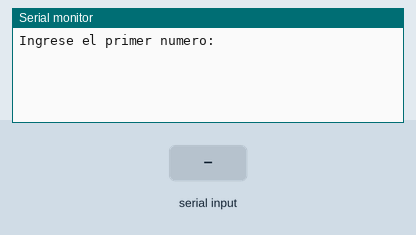
Simulated run of this sketch. Board: Arduino Uno, built with avr-gcc and run on an emulated ATmega328P. Shown: the last lines printed to the serial monitor. The inputs (shaded band) are chosen by the test bench.

Above: at 1.2 s.
1.3 s: "90,45\n" received over Serial
At 2.1 s:
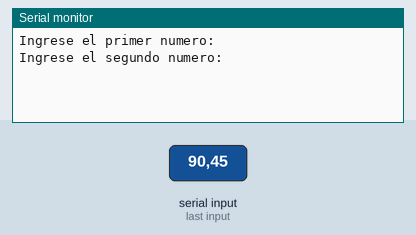
2.8 s: "30,150\n" received over Serial
At 3.3 s:
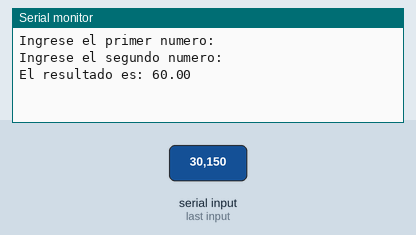

Measured:
- after the input at 1.3 s, the serial monitor: prints a new line at once (image 1)
- after the input at 2.8 s, the serial monitor: prints a new line at once (image 2)

The sketch:

operadores.ino
```cpp
/*  OPERADORES

  RELACIONALES

    > 		    mayor que 		      3 > 2
    <         menor que           2 < 3
    == 		    igual que 		      3 == 3
    <=		    menor o igual que	  2 <= 5
    >=		    mayor o igual que	  4 >= 3
    !=        distinto que		    3 != 5

  LOGICOS

    &&        Y logico (and)      (7 > 6) && (4 < 10) - Verdadero
    ||        O logico (or)	      (7 < 6) || (4 = 10)	- Falso
    !         negacion (not)      !(2 < 5)            - Falso

  ARITMETICOS

    +		      suma				        total = cantidad1 + cantidad2
    -		      resta				        total = cantidad3 - cantidad4
    *		      multiplicacion		  area = base * altura
    /         division			      resultado = sensor / 4
    %         modulo				      resto = numero % div
    =         asignacion          resultado = 23
*/

float Num1, Num2, Resultado;

void setup() {
  Serial.begin(9600);
  Serial.println("Ingrese el primer numero:");
}

void loop() {

  if (Serial.available() > 0) {

    String input = Serial.readStringUntil('\n');
    Num1 = input.toFloat();  // Convertir String en Float

    Serial.println("Ingrese el segundo numero:");

    while (Serial.available() == 0) {
      // Esperar a que el usuario ingrese el segundo número
    }
    input = Serial.readStringUntil('\n');
    Num2 = input.toFloat();

    // Ahora se calcula la suma y se guarda el resultado en la variable C
    Resultado = Num1 - Num2;
    Serial.print("El resultado es: ");
    Serial.println(Resultado);
  }
}  //FinAlgoritmo
```
